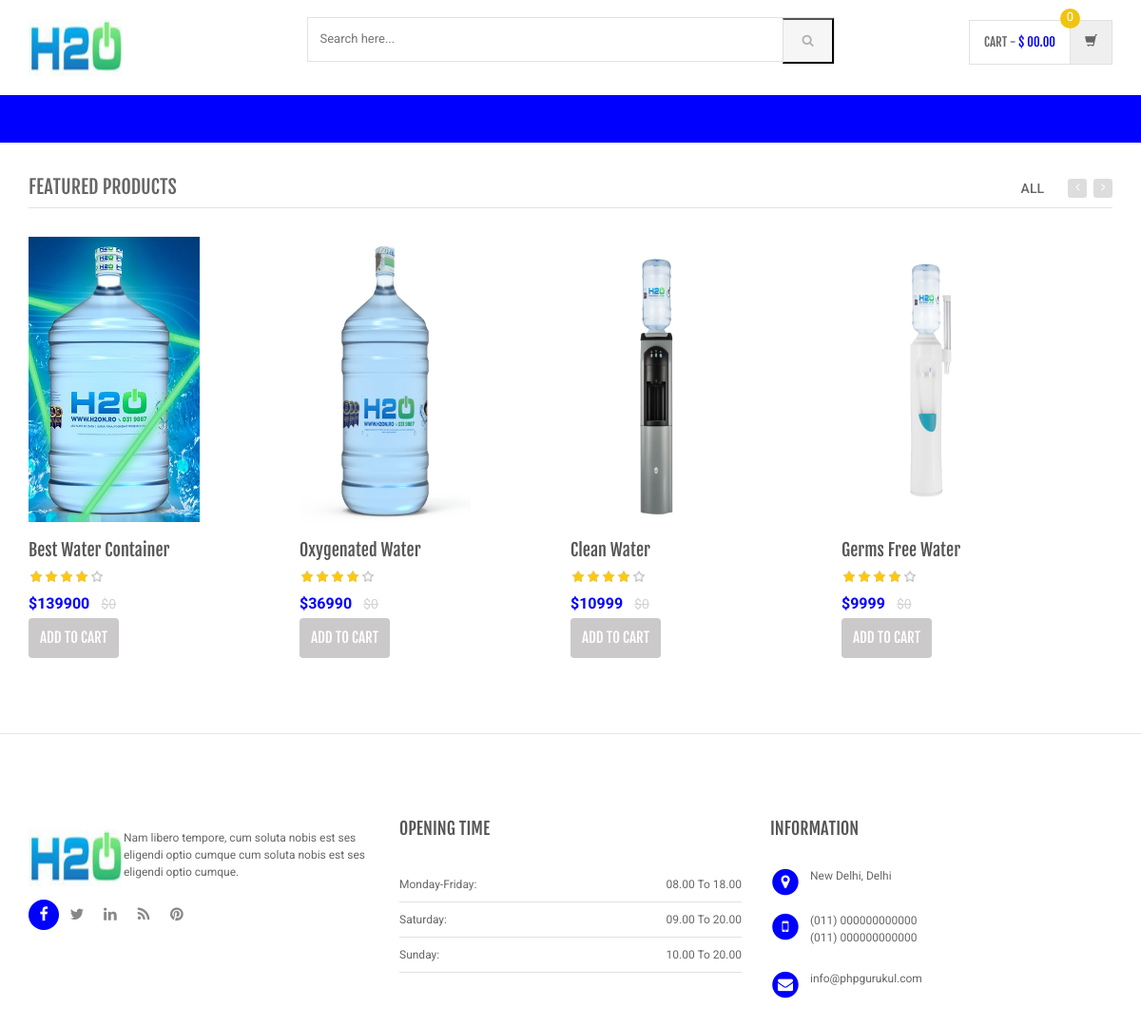
Page /weba/product.php on the committed database.
### tables this page shows
CREATE TABLE `products` (
  `id` int(11) NOT NULL,
  `category` int(11) NOT NULL,
  `subCategory` int(11) DEFAULT NULL,
  `productName` varchar(255) DEFAULT NULL,
  `productCompany` varchar(255) DEFAULT NULL,
  `productPrice` int(11) DEFAULT NULL,
  `productPriceBeforeDiscount` int(11) DEFAULT NULL,
  `productDescription` longtext DEFAULT NULL,
  `productImage1` varchar(255) DEFAULT NULL,
  `productImage2` varchar(255) DEFAULT NULL,
  `productImage3` varchar(255) DEFAULT NULL,
  `shippingCharge` int(11) DEFAULT NULL,
  `productAvailability` varchar(255) DEFAULT NULL,
  `postingDate` timestamp NULL DEFAULT current_timestamp(),
  `updationDate` varchar(255) DEFAULT NULL
);

### weba/product.php (the view, shortened to what this page needs)
<?php
include('includes/config.php');
?> -->
<!DOCTYPE html>
<html lang="en">
	<head>
	    <link rel="stylesheet" href="assets/css/bootstrap.min.css">
	    <link rel="stylesheet" href="assets/css/main.css">
	    <link rel="stylesheet" href="assets/css/green.css">
	    <link rel="stylesheet" href="assets/css/owl.carousel.css">
		<link rel="stylesheet" href="assets/css/owl.transitions.css">
		<link href="assets/css/lightbox.css" rel="stylesheet">
		<link rel="stylesheet" href="assets/css/animate.min.css">
		<link rel="stylesheet" href="assets/css/rateit.css">
		<link rel="stylesheet" href="assets/css/bootstrap-select.min.css">
		<link rel="stylesheet" href="assets/css/config.css">
		<link href="assets/css/green.css" rel="alternate stylesheet" title="Green color">
		<link href="assets/css/blue.css" rel="alternate stylesheet" title="Blue color">
		<link href="assets/css/red.css" rel="alternate stylesheet" title="Red color">
		<link href="assets/css/orange.css" rel="alternate stylesheet" title="Orange color">
		<link href="assets/css/dark-green.css" rel="alternate stylesheet" title="Darkgreen color">
		<link rel="stylesheet" href="assets/css/font-awesome.min.css">
	</head>
    <body class="cnt-home">
<header class="header-style-1">
<?php include('includes/main-header.php');?>
<?php include('includes/menu-bar.php');?>
</header>
<div class="body-content outer-top-xs" id="top-banner-and-menu">
	<div class="container">
		<div class="furniture-container homepage-container">
		<div class="row">
			<div class="col-xs-12 col-sm-12 col-md-3 sidebar">
			</div>
		</div>
		<div id="product-tabs-slider" class="scroll-tabs inner-bottom-vs  wow fadeInUp">
			<div class="more-info-tab clearfix">
			   <h3 class="new-product-title pull-left">Featured Products</h3>
				<ul class="nav nav-tabs nav-tab-line pull-right" id="new-products-1">
					<li class="active"><a href="#all" data-toggle="tab">All</a></li>
				</ul>
			</div>
			<div class="tab-content outer-top-xs">
				<div class="tab-pane in active" id="all">
					<div class="product-slider">
						<div class="owl-carousel home-owl-carousel custom-carousel owl-theme" data-item="4">
<?php
$ret=mysqli_query($con,"select * from products");
while ($row=mysqli_fetch_array($ret))
{
?>
		<div class="item item-carousel">
			<div class="products">
	<div class="product">
		<div class="product-image">
			<div class="image">
				<a href="product-details.php?pid=<?php echo htmlentities($row['id']);?>">
				<img  src="pictures/<?php echo htmlentities($row['productImage1']);?>" data-echo="pictures/<?php echo htmlentities($row['productImage1']);?>"  width="180" height="300" alt=""></a>
			</div>
		</div>
		<div class="product-info text-left">
			<h3 class="name"><a href="product-details.php?pid=<?php echo htmlentities($row['id']);?>"><?php echo htmlentities($row['productName']);?></a></h3>
			<div class="rating rateit-small"></div>
			<div class="product-price">
				<span class="price">
					$<?php echo htmlentities($row['productPrice']);?>			</span>
										     <span class="price-before-discount">$<?php echo htmlentities($row['productPriceBeforeDiscount']);?>	</span>
			</div>
		</div>
		<?php if($row['productAvailability']=='In Stock'){?>
					<div class="action"><a href="index.php?page=product&action=add&id=<?php echo $row['id']; ?>" class="lnk btn btn-primary">Add to Cart</a></div>
				<?php } else {?>
						<div class="action" style="color:red">Out of Stock</div>
					<?php } ?>
			</div>
			</div>
		</div>
	<?php } ?>
			</div>
					</div>
				</div>
			</div>
		</div>
</div>
</div>
<?php include('includes/footer.php');?>
</body>
</html>

### weba/assets/css/green.css (style rules this page uses)
a { color: blue; }
.product .product-info .product-price .price { color: blue; }

### weba/assets/css/lightbox.css (style rules this page uses)
body:after { content: url(../images/close.png) url(../images/loading.gif) url(../images/prev.png) url(../images/next.png); display: none; }

### weba/assets/css/rateit.css (style rules this page uses)
.rateit { display: -moz-inline-box; display: inline-block; position: relative; -webkit-user-select: none; -khtml-user-select: none; -moz-user-select: none; -o-user-select: none; -ms-user-select: none; user-select: none; -webkit-touch-callout: none; }

### weba/assets/css/blue.css (style rules this page uses)
a { color: #3498db; }
.product .product-info .product-price .price { color: #3498db; }

### weba/assets/css/red.css (style rules this page uses)
a { color: #ff6c6c; }
.product .product-info .product-price .price { color: #ff6c6c; }

### weba/assets/css/orange.css (style rules this page uses)
a { color: #f39c12; }
.product .product-info .product-price .price { color: #f39c12; }

### weba/assets/css/dark-green.css (style rules this page uses)
a { color: #12cca7; }
.product .product-info .product-price .price { color: #12cca7; }

### rows in the picture
products: productImage1 (picture), productName "Best Water Container", productPrice "139900", productPriceBeforeDiscount "0"
products: productImage1 (picture), productName "Oxygenated Water", productPrice "36990", productPriceBeforeDiscount "0"
products: productImage1 (picture), productName "Clean Water", productPrice "10999", productPriceBeforeDiscount "0"
products: productImage1 (picture), productName "Germs Free Water", productPrice "9999", productPriceBeforeDiscount "0"
